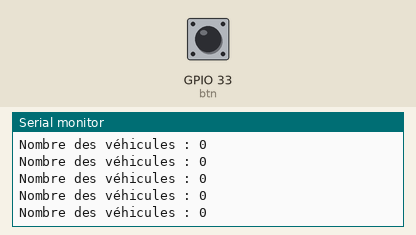
The sketch below on a simulated ESP32. Shown: the last lines printed to the serial monitor. The test bench sets the inputs (shaded band); at power-on: GPIO 33 (btn) HIGH.

Above: at 1.2 s.
1.3 s: GPIO 33 (btn) pulled LOW for 1 s
At 1.9 s:
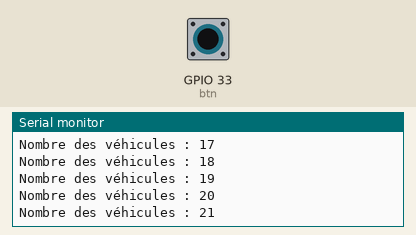
5.3 s: GPIO 33 (btn) pulled LOW for 0.15 s
At 6.2 s:
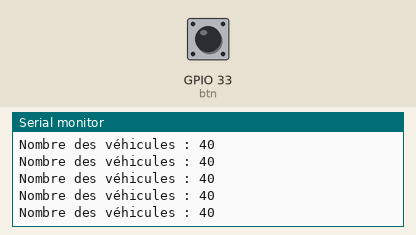
6.9 s: GPIO 33 (btn) pulled LOW for 3.2 s
At 8.0 s:
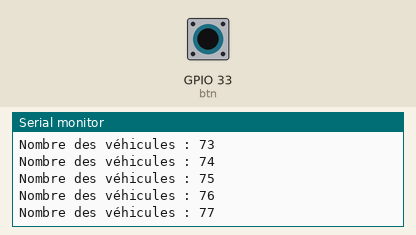
Timing chart, 0 to 9.9 s (numbered marks = the images above; inputs shaded):
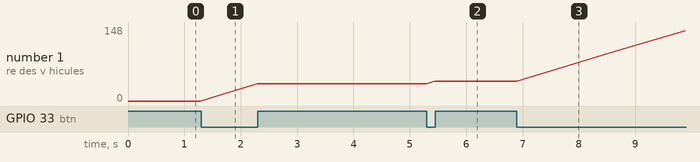

Measured:
- after the input at 1.3 s, the serial monitor: prints a new line at once (image 1)
- after the input at 5.3 s, the serial monitor: prints a new line at once (image 2)
- after the input at 6.9 s, the serial monitor: prints a new line at once (image 3)
- plotted number 1: 0 → 35 after the input at 1.3 s, 35 → 40 after the input at 5.3 s, 40 → 148 after the input at 6.9 s

The sketch:

test_btn.ino
```cpp
const int btn = 33;
int comptage = 0;

void setup() {
  Serial.begin(9600);
  pinMode(btn, INPUT);
  digitalWrite(btn, HIGH);
}

void loop() {
  int etatBtn = digitalRead(btn);

  if(etatBtn == LOW)
  {
    comptage++;
  }
  Serial.print("Nombre des véhicules : ");
  Serial.println(comptage);
}
```
